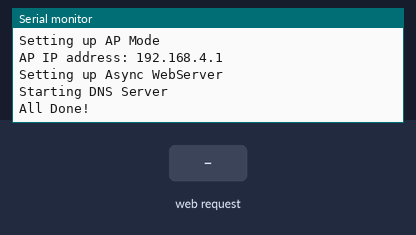
This program was run on a simulated ESP32. On the bench: the last lines printed to the serial monitor. The test bench sets the inputs (shaded band). WiFi joins after 1.5 s; servers stay silent unless stated; storage starts empty.

Above: at 1.2 s.
1.3 s: HTTP request GET /get received
At 2.1 s:
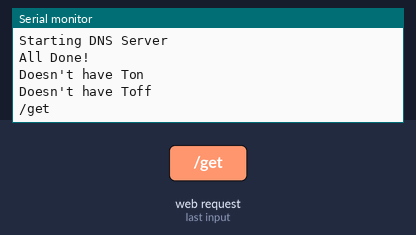
2.8 s: HTTP request GET /get?Ton=1 received
At 3.3 s:
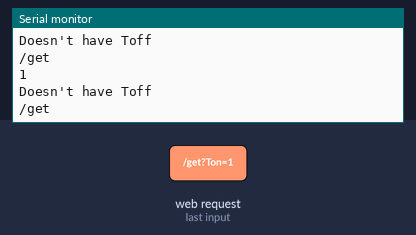
4.3 s: HTTP request GET /get?Toff=1 received
At 5.6 s:
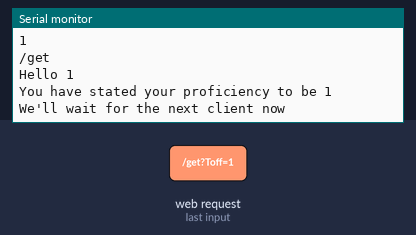

Measured:
- after the input at 1.3 s, the serial monitor: prints a new line at once (image 1)
- after the input at 2.8 s, the serial monitor: prints a new line at once (image 2)
- after the input at 4.3 s, the serial monitor: prints a new line at once (image 3)

The program:

main.cpp
```cpp
#include <DNSServer.h>
#include <WiFi.h>
#include <AsyncTCP.h>
#include "ESPAsyncWebServer.h"

#include "FS.h"
#include <LITTLEFS.h>

void listDir(fs::FS &fs, const char *dirname, uint8_t levels)
{
  Serial.printf("Listing directory: %s\r\n", dirname);

  File root = fs.open(dirname);
  if (!root)
  {
    Serial.println("- failed to open directory");
    return;
  }
  if (!root.isDirectory())
  {
    Serial.println(" - not a directory");
    return;
  }

  File file = root.openNextFile();
  while (file)
  {
    if (file.isDirectory())
    {
      Serial.print("  DIR : ");
      Serial.println(file.name());
      if (levels)
      {
        listDir(fs, file.name(), levels - 1);
      }
    }
    else
    {
      Serial.print("  FILE: ");
      Serial.print(file.name());
      Serial.print("\tSIZE: ");
      Serial.println(file.size());
    }
    file = root.openNextFile();
  }
}

DNSServer dnsServer;
AsyncWebServer server(80);

String user_name;
String proficiency;
bool name_received = false;
bool proficiency_received = false;

class CaptiveRequestHandler : public AsyncWebHandler
{
public:
  CaptiveRequestHandler() {}
  virtual ~CaptiveRequestHandler() {}

  bool canHandle(AsyncWebServerRequest *request)
  {
    // request->addInterestingHeader("ANY");
    return true;
  }

  void handleRequest(AsyncWebServerRequest *request)
  {
    request->send(LittleFS, "/index.html", "text/html", false);
  }
};

void setupServer()
{
  server.serveStatic("/", LittleFS, "/");
  server.onNotFound([](AsyncWebServerRequest *request)
                    {
      if (request->url() == "/") {
        request->send(LittleFS, "/index.html", "text/html");
      } else {
        request->send(404, "text/plain", "Not Found");
      }
      Serial.println("Client Connected"); });
  // server.on("/", HTTP_GET, [](AsyncWebServerRequest *request)
  //           {
  //     request->send(LittleFS, "/index.html","text/html", false);
  //     request->send(LittleFS, "/style.css", "text/css", false);
  //     request->send(LittleFS, "/app.js", "text/js", false);
  //     Serial.println("Client Connected"); });

  server.on("/get", HTTP_GET, [](AsyncWebServerRequest *request)
            {
              String inputMessage;
              String inputParam;

              if (request->hasParam("Ton"))
              {
                inputMessage = request->getParam("Ton")->value();
                inputParam = "Ton";
                user_name = inputMessage;
                Serial.println(inputMessage);
                name_received = true;
              }
              else
              {
                Serial.println("Doesn't have Ton");
              }

              if (request->hasParam("Toff"))
              {
                inputMessage = request->getParam("Toff")->value();
                inputParam = "Toff";
                proficiency = inputMessage;
                Serial.println(inputMessage);
                proficiency_received = true;
              }
              else
              {
                Serial.println("Doesn't have Toff");
              }

              if (request->url() == "/get")
              {
                request->send(LittleFS, "/Scrap.html", "text/html");
                Serial.println("/get");
              }

              // request->send(200, "text/html", "The values entered by you have been successfully sent to the device <br><a href=\"/\">Return to Home Page</a>");
            });
}

void setup()
{
  // your other setup stuff...
  Serial.begin(115200);
  if (!LittleFS.begin(true))
  {
    Serial.println("An Error has occurred while mounting LITTLEFS");
    return;
  }

  // List contents of SPIFFS
  listDir(LittleFS, "/", 0);

  Serial.println();
  Serial.println("Setting up AP Mode");
  WiFi.mode(WIFI_AP);
  WiFi.softAP("VCU");
  Serial.print("AP IP address: ");
  Serial.println(WiFi.softAPIP());
  Serial.println("Setting up Async WebServer");
  setupServer();
  Serial.println("Starting DNS Server");
  dnsServer.start(53, "*", WiFi.softAPIP());
  server.addHandler(new CaptiveRequestHandler()).setFilter(ON_AP_FILTER); // only when requested from AP
  // more handlers...
  server.begin();
  Serial.println("All Done!");
}

void loop()
{
  dnsServer.processNextRequest();
  if (name_received && proficiency_received)
  {
    Serial.print("Hello ");
    Serial.println(user_name);
    Serial.print("You have stated your proficiency to be ");
    Serial.println(proficiency);
    name_received = false;
    proficiency_received = false;
    Serial.println("We'll wait for the next client now");
  }
}
```

OTA.cpp
```cpp
// #include <WiFi.h>
// #include <AsyncTCP.h>
// #include <ESPAsyncWebServer.h>
// #include <AsyncElegantOTA.h>

// const char *ssid = "POCO";
// const char *password = "aaaaaaaa";

// AsyncWebServer server(80);

// void OTA()
// {
//     WiFi.mode(WIFI_STA);
//     WiFi.begin(ssid, password);
//     Serial.println("");

//     // Wait for connection
//     while (WiFi.status() != WL_CONNECTED)
//     {
//         delay(500);
//         Serial.print(".");
//     }
//     Serial.println("");
//     Serial.print("Connected to ");
//     Serial.println(ssid);
//     Serial.print("IP address: ");
//     Serial.println(WiFi.localIP());

//     server.on("/", HTTP_GET, [](AsyncWebServerRequest *request)
//               { request->send(200, "text/plain", "Hi! I am ESP32."); });

//     AsyncElegantOTA.begin(&server); // Start ElegantOTA
//     server.begin();
//     Serial.println("HTTP server started");
// }
```

Test.cpp
```cpp
// #include <Arduino.h>
// #include <WiFi.h>
// #include <AsyncTCP.h>
// #include <ESPAsyncWebServer.h>
// #include "SPIFFS.h"
// #include <Arduino_JSON.h>

// // Replace with your network credentials
// const char *ssid = "REPLACE_WITH_YOUR_SSID";
// const char *password = "REPLACE_WITH_YOUR_PASSWORD";

// // Create AsyncWebServer object on port 80
// AsyncWebServer server(80);
// // Create a WebSocket object

// AsyncWebSocket ws("/ws");
// // Set LED GPIO
// const int ledPin1 = 12;
// const int ledPin2 = 13;
// const int ledPin3 = 14;

// String message = "";
// String sliderValue1 = "0";
// String sliderValue2 = "0";
// String sliderValue3 = "0";

// int dutyCycle1;
// int dutyCycle2;
// int dutyCycle3;

// // setting PWM properties
// const int freq = 5000;
// const int ledChannel1 = 0;
// const int ledChannel2 = 1;
// const int ledChannel3 = 2;

// const int resolution = 8;

// // Json Variable to Hold Slider Values
// JSONVar sliderValues;

// // Get Slider Values
// String getSliderValues()
// {
//     sliderValues["sliderValue1"] = String(sliderValue1);
//     sliderValues["sliderValue2"] = String(sliderValue2);
//     sliderValues["sliderValue3"] = String(sliderValue3);

//     String jsonString = JSON.stringify(sliderValues);
//     return jsonString;
// }

// // Initialize SPIFFS
// void initFS()
// {
//     if (!SPIFFS.begin())
//     {
//         Serial.println("An error has occurred while mounting SPIFFS");
//     }
//     else
//     {
//         Serial.println("SPIFFS mounted successfully");
//     }
// }

// // Initialize WiFi
// void initWiFi()
// {
//     WiFi.mode(WIFI_STA);
//     WiFi.begin(ssid, password);
//     Serial.print("Connecting to WiFi ..");
//     while (WiFi.status() != WL_CONNECTED)
//     {
//         Serial.print('.');
//         delay(1000);
//     }
//     Serial.println(WiFi.localIP());
// }

// void notifyClients(String sliderValues)
// {
//     ws.textAll(sliderValues);
// }

// void handleWebSocketMessage(void *arg, uint8_t *data, size_t len)
// {
//     AwsFrameInfo *info = (AwsFrameInfo *)arg;
//     if (info->final && info->index == 0 && info->len == len && info->opcode == WS_TEXT)
//     {
//         data[len] = 0;
//         message = (char *)data;
//         if (message.indexOf("1s") >= 0)
//         {
//             sliderValue1 = message.substring(2);
//             dutyCycle1 = map(sliderValue1.toInt(), 0, 100, 0, 255);
//             Serial.println(dutyCycle1);
//             Serial.print(getSliderValues());
//             notifyClients(getSliderValues());
//         }
//         if (message.indexOf("2s") >= 0)
//         {
//             sliderValue2 = message.substring(2);
//             dutyCycle2 = map(sliderValue2.toInt(), 0, 100, 0, 255);
//             Serial.println(dutyCycle2);
//             Serial.print(getSliderValues());
//             notifyClients(getSliderValues());
//         }
//         if (message.indexOf("3s") >= 0)
//         {
//             sliderValue3 = message.substring(2);
//             dutyCycle3 = map(sliderValue3.toInt(), 0, 100, 0, 255);
//             Serial.println(dutyCycle3);
//             Serial.print(getSliderValues());
//             notifyClients(getSliderValues());
//         }
//         if (strcmp((char *)data, "getValues") == 0)
//         {
//             notifyClients(getSliderValues());
//         }
//     }
// }
// void onEvent(AsyncWebSocket *server, AsyncWebSocketClient *client, AwsEventType type, void *arg, uint8_t *data, size_t len)
// {
//     switch (type)
//     {
//     case WS_EVT_CONNECT:
//         Serial.printf("WebSocket client #%u connected from %s\n", client->id(), client->remoteIP().toString().c_str());
//         break;
//     case WS_EVT_DISCONNECT:
//         Serial.printf("WebSocket client #%u disconnected\n", client->id());
//         break;
//     case WS_EVT_DATA:
//         handleWebSocketMessage(arg, data, len);
//         break;
//     case WS_EVT_PONG:
//     case WS_EVT_ERROR:
//         break;
//     }
// }

// void initWebSocket()
// {
//     ws.onEvent(onEvent);
//     server.addHandler(&ws);
// }

// void setup()
// {
//     Serial.begin(115200);
//     pinMode(ledPin1, OUTPUT);
//     pinMode(ledPin2, OUTPUT);
//     pinMode(ledPin3, OUTPUT);
//     initFS();
//     initWiFi();

//     // configure LED PWM functionalitites
//     ledcSetup(ledChannel1, freq, resolution);
//     ledcSetup(ledChannel2, freq, resolution);
//     ledcSetup(ledChannel3, freq, resolution);

//     // attach the channel to the GPIO to be controlled
//     ledcAttachPin(ledPin1, ledChannel1);
//     ledcAttachPin(ledPin2, ledChannel2);
//     ledcAttachPin(ledPin3, ledChannel3);

//     initWebSocket();

//     // Web Server Root URL
//     server.on("/", HTTP_GET, [](AsyncWebServerRequest *request)
//               { request->send(SPIFFS, "/index.html", "text/html"); });

//     server.serveStatic("/", SPIFFS, "/");

//     // Start server
//     server.begin();
// }

// void loop()
// {
//     ledcWrite(ledChannel1, dutyCycle1);
//     ledcWrite(ledChannel2, dutyCycle2);
//     ledcWrite(ledChannel3, dutyCycle3);

//     ws.cleanupClients();
// }
```
